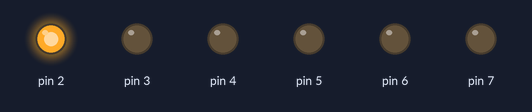
Simulated run of this sketch. Board: Arduino Uno, built with avr-gcc and run on an emulated ATmega328P. Shown: output pins drawn as LEDs (lit = HIGH).

Above: at 0.5 s.
At 2.5 s:
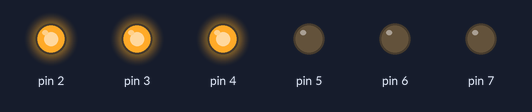
At 4.5 s:
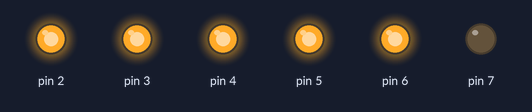
At 8.5 s:
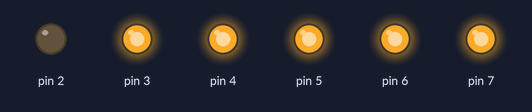
At 12.5 s:
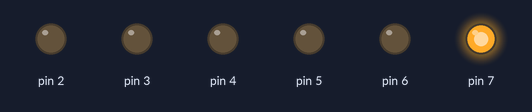
At 17.5 s:
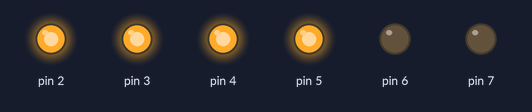
Timing chart, 0 to 18.2 s (numbered marks = the images above):
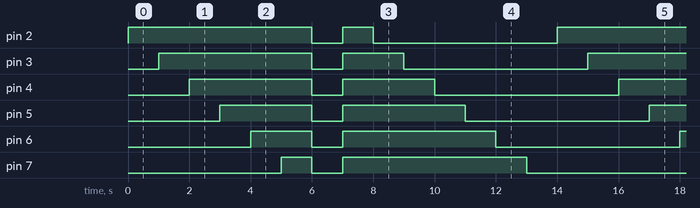

Measured:
- by itself, pin 2: repeats every 14.0 s: LOW 1.0 s, HIGH 1.0 s, LOW 6.0 s, HIGH 6.0 s
- by itself, pin 3: repeats every 14.0 s: LOW 1.0 s, HIGH 2.0 s, LOW 6.0 s, HIGH 5.0 s
- by itself, pin 4: repeats every 14.0 s: LOW 1.0 s, HIGH 3.0 s, LOW 6.0 s, HIGH 4.0 s
- by itself, pin 5: repeats every 14.0 s: LOW 1.0 s, HIGH 4.0 s, LOW 6.0 s, HIGH 3.0 s
- by itself, pin 6: repeats every 14.0 s: LOW 1.0 s, HIGH 5.0 s, LOW 6.0 s, HIGH 2.0 s
- by itself, pin 7: repeats every 14.0 s: LOW 1.0 s, HIGH 6.0 s, LOW 6.0 s, HIGH 1.0 s

The sketch:

led.ino
```cpp
void setup() {
   for(int i=2;i<=7;i++){
  pinMode(i,OUTPUT);
   }
}

void loop() {
  for(int x=2;x<=7;x++){
    digitalWrite(x,HIGH);
    delay(1000);
    }
   for(int y=2;y<=7;y++){
    digitalWrite(y,LOW);
    }
    delay(1000);
  for(int x=2;x<=7;x++){
    digitalWrite(x,HIGH);
    }
    delay(1000);

   for(int y=2;y<=7;y++){
    digitalWrite(y,LOW);
    delay(1000);
    }


  }
```
